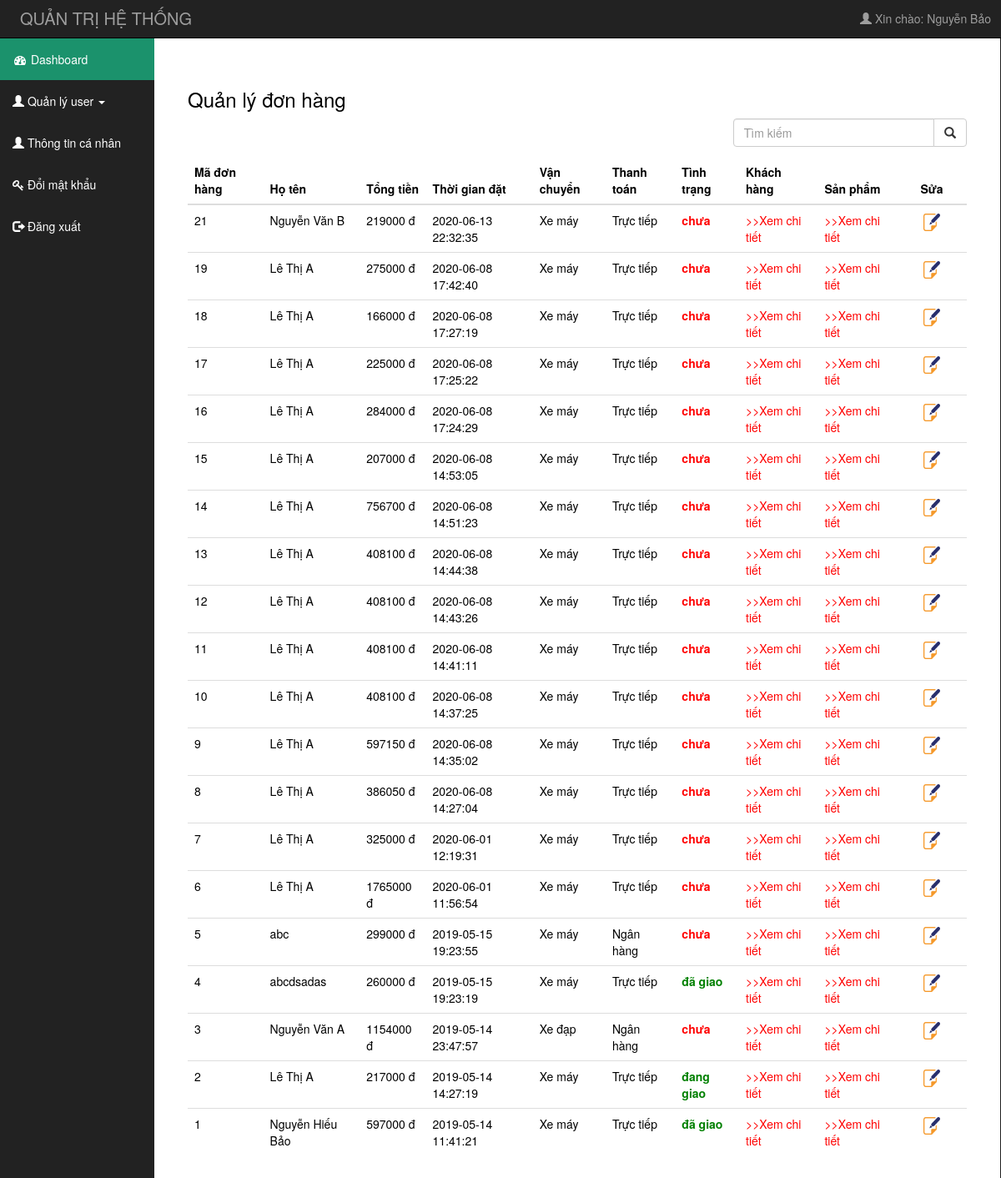
/admin/quanlyhoadonuser.php (signed in), run on the app's committed database.
### tables this page shows
CREATE TABLE `donhang` (
  `MaDh` int(100) NOT NULL,
  `MaKh` int(100) NOT NULL,
  `TenKh` varchar(100) NOT NULL,
  `TongTien` int(100) NOT NULL,
  `TinhTrang` varchar(100) NOT NULL,
  `ThoiGianDatHang` varchar(100) NOT NULL,
  `HinhThucVanChuyen` varchar(100) NOT NULL,
  `HinhThucThanhToan` varchar(100) NOT NULL
);

### admin/quanlyhoadonuser.php (the view, shortened to what this page needs)
	<?php
		if(isset($_SESSION['usr']['uid']))
		{
			include("includes/header.php");
		}
		else
		{
			 header('Location:login.php');
		}
		require("../includes/connect_db.php");
	?>
		<div id="mid">
			<div class="row" style="width: 100%;">
				<div class="col-sm-2">
					<?php
						if($_SESSION['usr']['vaitro']==2)
						{
							include('includes/menu_left1.php');
						}
					?>
				</div>
				<div class="col-sm-10">
					<div style="background-color:white;margin-right: -29px;margin-left: -15px;color: black;padding: 40px;">
						<h3>Quản lý đơn hàng</h3>
						<div class="input-group" style="width: 30%;float: right;">
					      <input type="text" class="form-control" placeholder="Tìm kiếm" name="search" id="search_user">
					      <div class="input-group-btn">
					        <button class="btn btn-default" type="button" onclick="searchUser();"><i class="glyphicon glyphicon-search"></i></button>
					      </div>
					    </div>
						<table class="table table-hover">
						    <thead>
						      <tr>
						        <th>Mã đơn hàng</th>
						        <th>Họ tên</th>
						        <th>Tổng tiền</th>
						        <th>Thời gian đặt</th>
						        <th>Vận chuyển</th>
						        <th>Thanh toán</th>
						        <th>Tình trạng</th>
						        <th>Khách hàng</th>
						        <th>Sản phẩm</th>
						        <th style="width: 9%;text-align: center;">Sửa</th>
						      </tr>
						    </thead>
						    <tbody>
						    	<?PHP
							    		$query="SELECT madh,makh,tenkh,tongtien,tinhtrang,thoigiandathang,hinhthucvanchuyen,hinhthucthanhtoan FROM donhang order by madh desc";
										$result=mysqli_query($dbc,$query);check_errors($result,$query);$i=1;
										while(list($madh,$makh,$hoten,$tongtien,$tinhtrang,$thoigiandathang,$hinhthucvanchuyen,$hinhthucthanhtoan)=mysqli_fetch_array($result,MYSQLI_NUM))
									    {?>
											<tr>
										      	<td>
										      		<?php echo $madh;?>
										      	</td>
										      	<td>
													<?php echo $hoten;?>
										      	</td>
										      	<td>
										      		<?php echo $tongtien;?> đ
										      	</td>
										      	<td>
										      		<?php echo $thoigiandathang;?>
										      	</td>
										      	<td>
										      			<?php echo $hinhthucvanchuyen;?>
										      	</td>
										      	<td>
										      		<?php echo $hinhthucthanhtoan;?>
										      	</td>
										      	<td>
										      			<?php
										      				if($tinhtrang=='chưa')
												      		{
										      					echo "<b style='color:red'>".$tinhtrang."</b>";
												      		}
												      		else if($tinhtrang=='đang giao'){
														      	echo "<b style='color:green'>".$tinhtrang."</b>";
												      		}else if($tinhtrang=='đã giao'){
														      	echo "<b style='color:green'>".$tinhtrang."</b>";
												      		}else{
														      	echo "<b style='color:red'>".$tinhtrang."</b>";
												      		}
										      			?>
										      	</td>
						        				<td>
						        					<a href="chitietkhachhang.php?ma-donhang=<?php echo $madh;?>" style="color: red;">
						        						>>Xem chi tiết
						        					</a>
						        				</td>
						        				<td>
						        					<a href="chitiethoadonuser.php?ma-donhang=<?php echo $madh;?>" style="color: red;">
						        						>>Xem chi tiết
						        					</a>
						        				</td>
						        				<td  style="text-align: center;">
										      		<a href="quanlytinhtrangdonhang.php?ma-donhang=<?php echo $madh;?>">
														<img src="../IMAGES/icon_edit.png" style="width: 30%;height: 17%;">
													</a>
										      	</td>
									     	</tr>
									<?PHP }?>
						    </tbody>
				  		</table>
					</div>
				</div>
			</div>
		</div>
	</div>
</body>
</html>

### admin/CSS/admin_css.css (style rules this page uses)
body { margin: 0; padding: 0; background-color: #222; }
a { text-decoration: none; }
#mid { width: 100%; }
.table tbody a { cursor: pointer; }

### data on the page
donhang: MaDh "21", TenKh "Nguyễn Văn B", TongTien "219000", ThoiGianDatHang "2020-06-13 22:32:35", HinhThucVanChuyen "Xe máy", HinhThucThanhToan "Trực tiếp", TinhTrang "chưa"
donhang: MaDh "19", TenKh "Lê Thị A", TongTien "275000", ThoiGianDatHang "2020-06-08 17:42:40", HinhThucVanChuyen "Xe máy", HinhThucThanhToan "Trực tiếp", TinhTrang "chưa"
donhang: MaDh "18", TenKh "Lê Thị A", TongTien "166000", ThoiGianDatHang "2020-06-08 17:27:19", HinhThucVanChuyen "Xe máy", HinhThucThanhToan "Trực tiếp", TinhTrang "chưa"
donhang: MaDh "17", TenKh "Lê Thị A", TongTien "225000", ThoiGianDatHang "2020-06-08 17:25:22", HinhThucVanChuyen "Xe máy", HinhThucThanhToan "Trực tiếp", TinhTrang "chưa"
donhang: MaDh "16", TenKh "Lê Thị A", TongTien "284000", ThoiGianDatHang "2020-06-08 17:24:29", HinhThucVanChuyen "Xe máy", HinhThucThanhToan "Trực tiếp", TinhTrang "chưa"
donhang: MaDh "15", TenKh "Lê Thị A", TongTien "207000", ThoiGianDatHang "2020-06-08 14:53:05", HinhThucVanChuyen "Xe máy", HinhThucThanhToan "Trực tiếp", TinhTrang "chưa"
donhang: MaDh "14", TenKh "Lê Thị A", TongTien "756700", ThoiGianDatHang "2020-06-08 14:51:23", HinhThucVanChuyen "Xe máy", HinhThucThanhToan "Trực tiếp", TinhTrang "chưa"
donhang: MaDh "13", TenKh "Lê Thị A", TongTien "408100", ThoiGianDatHang "2020-06-08 14:44:38", HinhThucVanChuyen "Xe máy", HinhThucThanhToan "Trực tiếp", TinhTrang "chưa"
donhang: MaDh "12", TenKh "Lê Thị A", TongTien "408100", ThoiGianDatHang "2020-06-08 14:43:26", HinhThucVanChuyen "Xe máy", HinhThucThanhToan "Trực tiếp", TinhTrang "chưa"
donhang: MaDh "11", TenKh "Lê Thị A", TongTien "408100", ThoiGianDatHang "2020-06-08 14:41:11", HinhThucVanChuyen "Xe máy", HinhThucThanhToan "Trực tiếp", TinhTrang "chưa"
donhang: MaDh "10", TenKh "Lê Thị A", TongTien "408100", ThoiGianDatHang "2020-06-08 14:37:25", HinhThucVanChuyen "Xe máy", HinhThucThanhToan "Trực tiếp", TinhTrang "chưa"
donhang: MaDh "9", TenKh "Lê Thị A", TongTien "597150", ThoiGianDatHang "2020-06-08 14:35:02", HinhThucVanChuyen "Xe máy", HinhThucThanhToan "Trực tiếp", TinhTrang "chưa"
donhang: MaDh "8", TenKh "Lê Thị A", TongTien "386050", ThoiGianDatHang "2020-06-08 14:27:04", HinhThucVanChuyen "Xe máy", HinhThucThanhToan "Trực tiếp", TinhTrang "chưa"
donhang: MaDh "7", TenKh "Lê Thị A", TongTien "325000", ThoiGianDatHang "2020-06-01 12:19:31", HinhThucVanChuyen "Xe máy", HinhThucThanhToan "Trực tiếp", TinhTrang "chưa"
donhang: MaDh "6", TenKh "Lê Thị A", TongTien "1765000", ThoiGianDatHang "2020-06-01 11:56:54", HinhThucVanChuyen "Xe máy", HinhThucThanhToan "Trực tiếp", TinhTrang "chưa"
donhang: MaDh "5", TenKh "abc", TongTien "299000", ThoiGianDatHang "2019-05-15 19:23:55", HinhThucVanChuyen "Xe máy", HinhThucThanhToan "Ngân hàng", TinhTrang "chưa"
donhang: MaDh "4", TenKh "abcdsadas", TongTien "260000", ThoiGianDatHang "2019-05-15 19:23:19", HinhThucVanChuyen "Xe máy", HinhThucThanhToan "Trực tiếp", TinhTrang "đã giao"
donhang: MaDh "3", TenKh "Nguyễn Văn A", TongTien "1154000", ThoiGianDatHang "2019-05-14 23:47:57", HinhThucVanChuyen "Xe đạp", HinhThucThanhToan "Ngân hàng", TinhTrang "chưa"
donhang: MaDh "2", TenKh "Lê Thị A", TongTien "217000", ThoiGianDatHang "2019-05-14 14:27:19", HinhThucVanChuyen "Xe máy", HinhThucThanhToan "Trực tiếp", TinhTrang "đang giao"
donhang: MaDh "1", TenKh "Nguyễn Hiếu Bảo", TongTien "597000", ThoiGianDatHang "2019-05-14 11:41:21", HinhThucVanChuyen "Xe máy", HinhThucThanhToan "Trực tiếp", TinhTrang "đã giao"

### other printed values
$_SESSION['usr']['user'] "Nguyễn Bảo"
